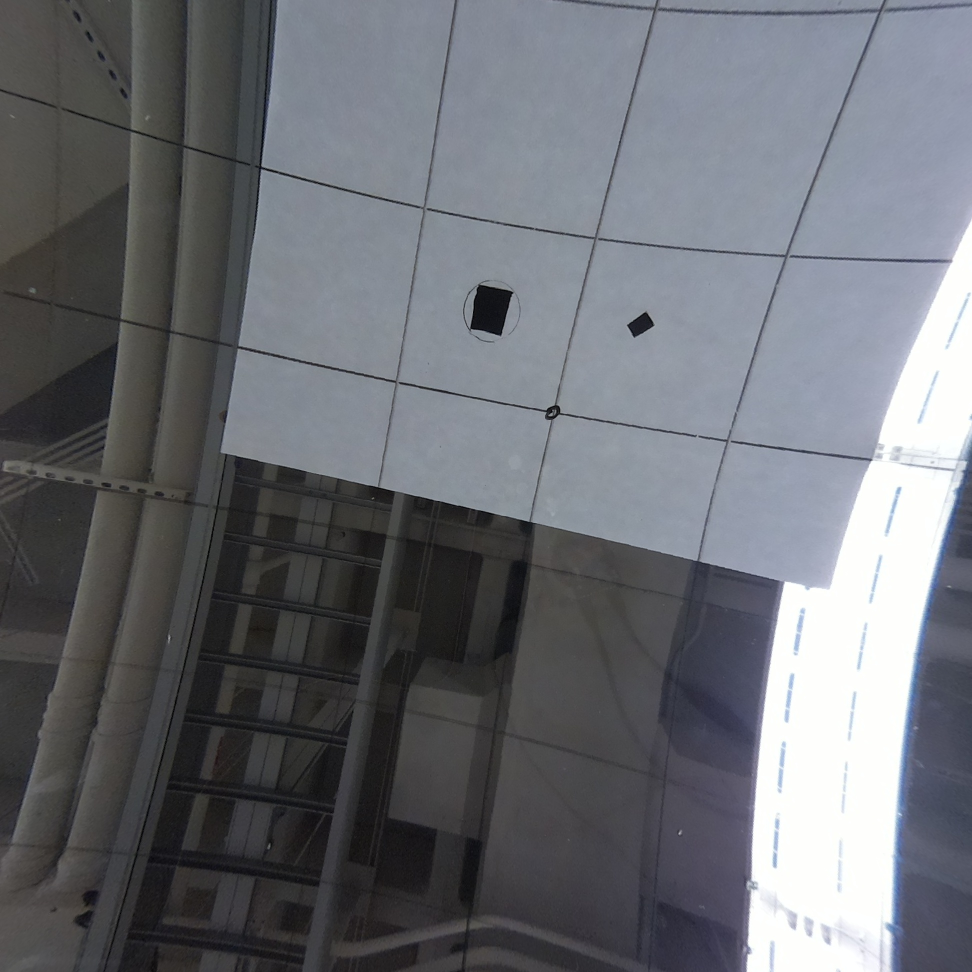
#> input picture ShapeIdentification_Code/fisheyeBoardFixed.jpg, 1944 x 1944 px, found by its file name (shown at 1/2 size)
$ python ShapeID_pic_resize.py
#> lines starting #> are read from the running program, lines starting #| are printed output that depends on the picture; after the words box and inside, x2 and y2 are one past the last pixel; in counts of white or black regions, pixels touching at a corner belong together
# [5 lines of commented-out code are left out]


import cv2
import numpy as np
from matplotlib import pyplot as plt
import numpy as np
import matplotlib.pyplot as plt
import math

# For reading/slecting image
img = cv2.imread('/home/capstone403/fisheyeBoardFixed.jpg')
#> img is the input picture: shape (1944, 1944, 3); mean B, G, R 114.7, 109, 106.6

img_75 = cv2.resize(img, None, fx = 0.6, fy = 0.6)

# converting image into a grayscale version of image
gray = cv2.cvtColor(img_75, cv2.COLOR_BGR2GRAY)

# setting threshold of gray image
_, threshold = cv2.threshold(gray, 127, 255, cv2.THRESH_BINARY)
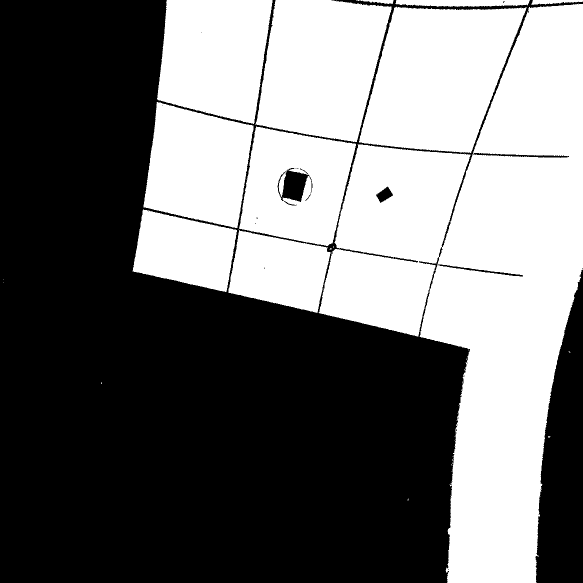
#> threshold: shape (1166, 1166) (shown at 1/2 size); 45.2% white; 35 white regions (24 under 20 px)

# using a findContours() function
contours, _ = cv2.findContours(
    threshold, cv2.RETR_TREE, cv2.CHAIN_APPROX_SIMPLE)
#> contours = 83 contours, 64 with area under 20; largest, box (x1, y1, x2, y2) and area: (637, 7, 1166, 1166) 309886, (718, 13, 1054, 306) 68509, (511, 0, 783, 284) 58016, (314, 0, 545, 248) 45618, (477, 253, 712, 492) 40434

i = 0

# list for storing names of shapes
for contour in contours:
    print("start Contour")
    # Ignores first counter because findcontour function
    #detects whole image as shape
    if i == 0:
        i = 1
        continue

    # cv2.approxPloyDP() is used to approximate the shape
    approx = cv2.approxPolyDP(
        contour, 0.01 * cv2.arcLength(contour, True), True)

    # using drawContours() to draw the shapes
    cv2.drawContours(img_75, [contour], 0, (0, 0, 255), 5)

    # finding center point of a shape
    M = cv2.moments(contour)
    print("start Contour if statement")
    if M['m00'] != 0.0:
        x = int(M['m10'] / M['m00'])
        y = int(M['m01'] / M['m00'])
    print("end Contour if statement")


#If statement for calculating total shape length
    if (len(approx) > 2):
        startPointx = int(approx[0][0][0])
        startPointy = int(approx[0][0][1])
        endPointx = int(approx[-1][0][0])
        endPointy = int(approx[-1][0][1])
        distance = ((endPointx - startPointx) ** 2 + (endPointy - startPointy) ** 2) ** (1 / 2)

        squareLength = 192

        xSquare = int(x / squareLength) + 1
        ySquare = int(y / squareLength) + 1

        # if statement for setting shape parameters so square
        # are ignored
        if distance <= 100 and distance >= 10:
        # where shapes are defined as well determing the location of shape
            if len(approx) == 4:
                shape = cv2.putText(img_75, 'Rook/' + str(xSquare) + ", " + str(ySquare), (x, y),
                            cv2.FONT_HERSHEY_SIMPLEX, 0.6, (124, 252, 0), 2)
            elif len(approx) == 5:
                shape = cv2.putText(img_75, 'Bishop/' + str(xSquare) + ", " + str(ySquare), (x, y),
                            cv2.FONT_HERSHEY_SIMPLEX, 0.6, (124, 252, 0), 2)
            elif len(approx) == 6:
               shape = cv2.putText(img_75, 'Knight/' + str(xSquare) + ", " + str(ySquare), (x, y),
                            cv2.FONT_HERSHEY_SIMPLEX, 0.6, (124, 252, 0), 2)
            elif len(approx) == 7:
                shape = cv2.putText(img_75, 'Pawn/' + str(xSquare) + ", " + str(ySquare), (x, y),
                            cv2.FONT_HERSHEY_SIMPLEX, 0.6, (124, 252, 0), 2)
            elif len(approx) == 8:
                shape = cv2.putText(img_75, 'Queen/' + str(xSquare) + ", " + str(ySquare), (x, y),
                            cv2.FONT_HERSHEY_SIMPLEX, 0.6, (124, 252, 0), 2)
            elif len(approx) == 9:
                shape = cv2.putText(img_75, 'King/' + str(xSquare) + ", " + str(ySquare), (x, y),
                            cv2.FONT_HERSHEY_SIMPLEX, 0.6, (124, 252, 0), 2)
            elif len(approx) == 10:
                shape = cv2.putText(img_75, '10/' + str(xSquare) + ", " + str(ySquare), (x, y),
                            cv2.FONT_HERSHEY_SIMPLEX, 0.6, (124, 252, 0), 2)
            elif len(approx) == 11:
                shape = cv2.putText(img_75, '11/' + str(xSquare) + ", " + str(ySquare), (x, y),
                            cv2.FONT_HERSHEY_SIMPLEX, 0.6, (124, 252, 0), 2)
            else:
                shape = cv2.putText(img, 'Invalid Shape/' + str(xSquare) + ", " + str(ySquare), (x, y),
                            cv2.FONT_HERSHEY_SIMPLEX, 0.6, (124, 252, 0), 2)
                cv2.putText(img, str(len(approx)), (x, y + 15),
                            cv2.FONT_HERSHEY_SIMPLEX, 0.6, (124, 252, 0), 2)
        else:
            shape = cv2.putText(img, 'Invalid Shape/' + str(xSquare) + ", " + str(ySquare), (x, y),
                        cv2.FONT_HERSHEY_SIMPLEX, 0.6, (124, 252, 0), 2)
#> this loop made 83 passes
#> (contour, approx, x, y, startPointx, startPointy, endPointx, endPointy) on passes 13, 23: ([[202, 765], [202, 767], [203, 766], [203, 765]], [[203, 765], [202, 765], [202, 767], [203, 766]], 202, 765, 203, 765, 203, 766), ([[661, 496], [659, 498], [662, 498], [662, 496]], [[662, 496], [661, 496], [659, 498], [662, 498]], 660, 497, 662, 496, 662, 498)
#> (approx, x, y, startPointx, startPointy, endPointx, endPointy, distance) on passes 3, 14, 18, 27, 28, 29: ([[902, 929], [904, 931], [903, 930], [903, 929]], 902, 929, 902, 929, 903, 929, 1), ([[925, 763], [924, 764], [925, 764]], 924, 763, 925, 763, 925, 764, 1), ([[1137, 703], [1138, 704], [1140, 704], [1139, 703]], 1138, 703, 1137, 703, 1139, 703, 2), ([[286, 419], [265, 542], [452, 583], [473, 460]], 369, 501, 286, 419, 473, 460, 191.4), ([[296, 423], [297, 422], [298, 423], [297, 424]], 297, 423, 296, 423, 297, 424, 1.41), ([[512, 253], [477, 458], [664, 486], [711, 288]], 591, 371, 512, 253, 711, 288, 202.1)
#> (printed output is left out)
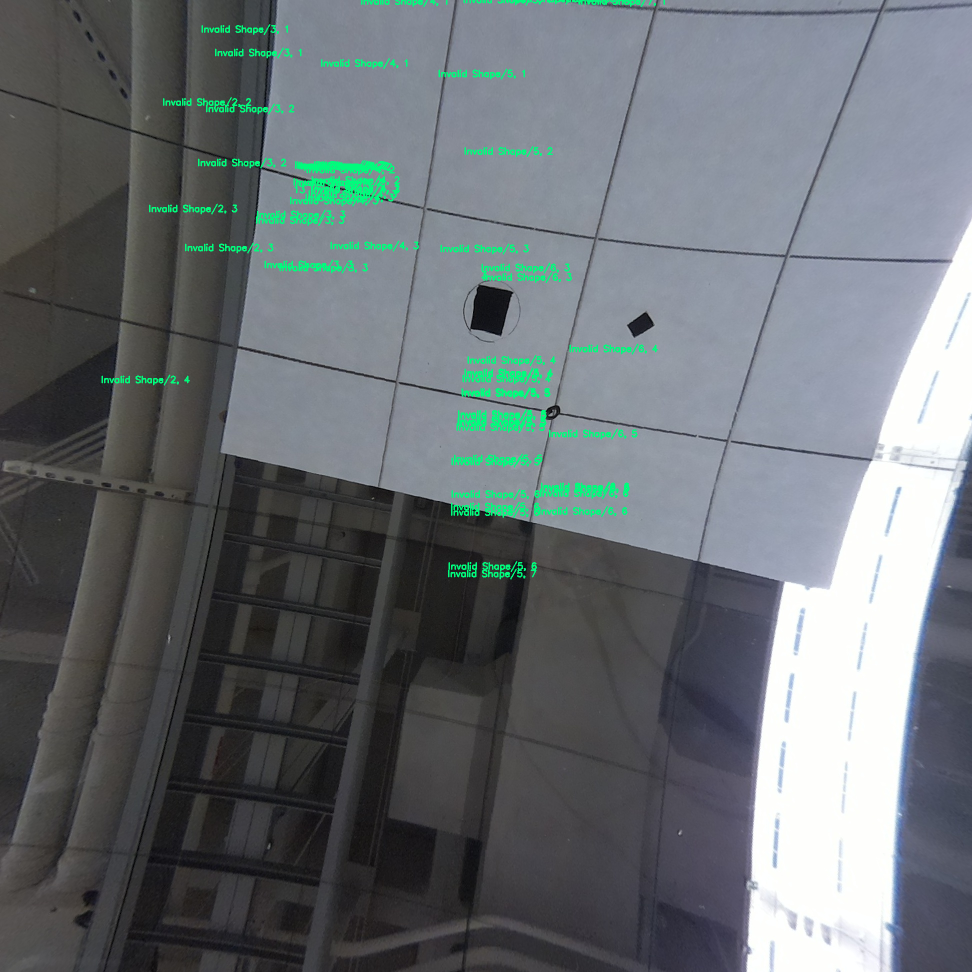
#> img: shape (1944, 1944, 3) (shown at 1/2 size); 1.55% of pixels changed, all inside (x1, y1, x2, y2) = (203, 0, 1330, 1159)
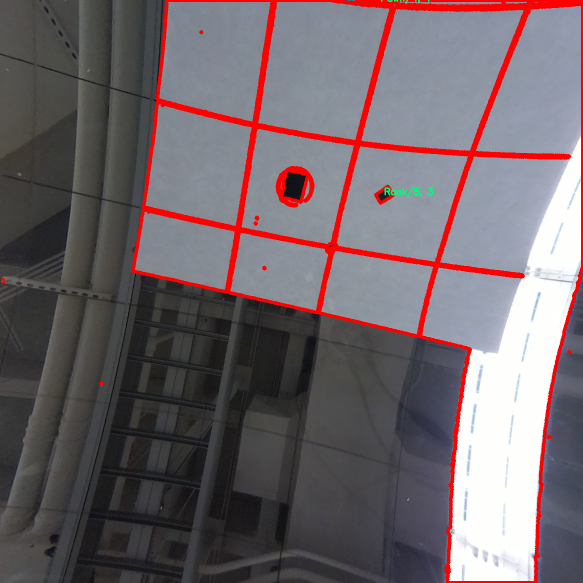
#> img_75: shape (1166, 1166, 3) (shown at 1/2 size); mean B, G, R 106.9, 102, 113.3
#> after the loop, i = 1


print( 'Image width is', img_75.shape[1])
#| Image width is 1166
print( 'Image width is', img_75.shape[0])
#| Image width is 1166


# displaying the image after drawing contours and labeling shapes
cv2.imshow('shapes', img_75)

cv2.waitKey(0)
cv2.destroyAllWindows()
